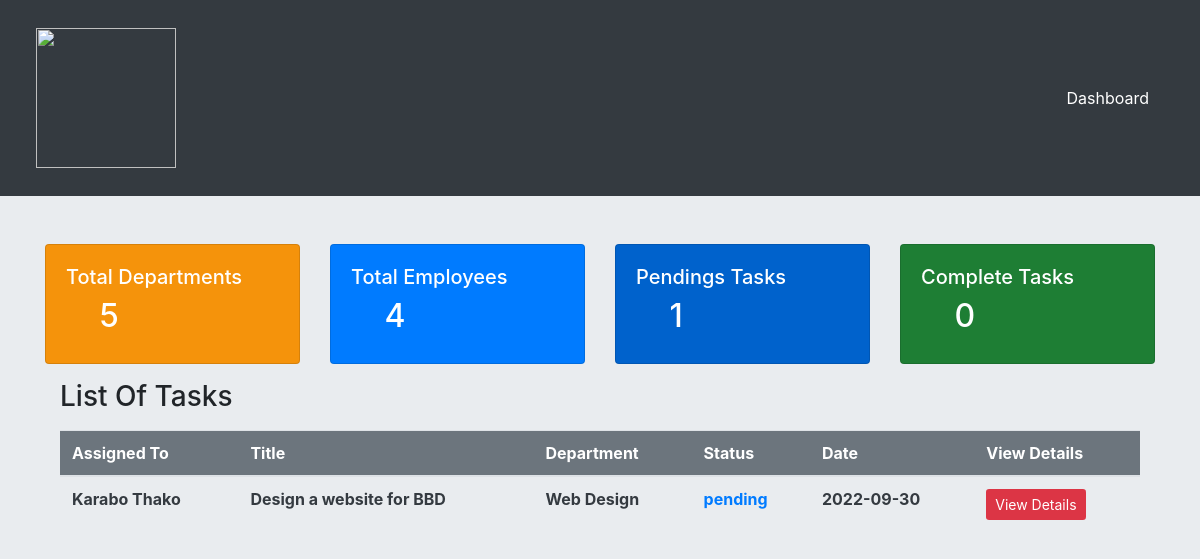
/employeeDashboard.php (signed in), run on the app's committed database.
### tables this page shows
CREATE TABLE `tasks` (
  `taskId` int(11) NOT NULL,
  `taskTitle` varchar(255) NOT NULL,
  `taskDescription` varchar(255) NOT NULL,
  `taskDepartment` varchar(255) NOT NULL,
  `assignedUser` varchar(255) NOT NULL,
  `taskStatus` varchar(255) NOT NULL,
  `taskDate` varchar(255) NOT NULL,
  `assignedUserEmail` varchar(255) NOT NULL
);

### employeedashboard.php (the view, shortened to what this page needs)
<?php
	require("connection.php");
	$employee_ref_username = $_SESSION['employeeUsername'];
	$depTbl = "departments";
	$depSql = "SELECT * FROM $depTbl";
	$depQuery = mysqli_query($connection,$depSql);
	$numOfDep = mysqli_num_rows($depQuery);
	$employeeTbl = "employees";
	$empSql = "SELECT * FROM $employeeTbl";
	$empQuery = mysqli_query($connection,$empSql);
	$numOfEmployees = mysqli_num_rows($empQuery);
	$taskTbl = "tasks";
	$pendingTasksSql = "SELECT taskStatus FROM $taskTbl WHERE taskStatus='pending' AND assignedUserEmail ='$employee_ref_username';";
	$pendingTasksQuery = mysqli_query($connection,$pendingTasksSql);
	$numOfPendingTasks = mysqli_num_rows($pendingTasksQuery);
	$taskTbl = "tasks";
	$completeTasksSql = "SELECT taskStatus FROM $taskTbl WHERE taskStatus='complete' AND assignedUserEmail ='$employee_ref_username';";
	$completeTasksQuery = mysqli_query($connection,$completeTasksSql);
	$numOfCompleteTasks = mysqli_num_rows($completeTasksQuery);
?>
<html lang="en">
	<head>
		<link href="css/bootstrap.min.css" rel="stylesheet"/>
		<link href="css/all.min.css" rel="stylesheet"/>
		<link href="css/style.css" rel="stylesheet"/>
	</head>
	<body>
		<div class="nav-wrapper  bg-dark text-white">
			<div class="container nav-child-wrapper d-flex align-items-center">
				<div class="logo-wrapper text-center">
					<li class="nav-link">
						<a href="#">
							<img src="images/logo.png" height="180" class=" logo"/>
						</a>
					</li>
				</div>
				<div class="list-items-wrapper text-center container d-none d-sm-none d-md-flex justify-content-end">
					<li class="nav-link">
						<a href="employeedashboard.php" class="text-white">
							Dashboard
						</a>
					</li>
				</div>
			</div>
		</div>
		<div class="dashboard-wrapper">
			<div class="dashboard-child-wrapper container py-5">
				<div class="dashboard-content row">
					<div class="col-12 col-sm-12 col-md-3">
						<div class="card tot_department-card d-flex h-100">
							<div class="card-body">
								<h5 class="tot_department_caption text-white">Total Departments</h5>
								<h2 class="text-white dep_num_caption">
									<i class="fa-solid fa-users-gear"></i>
									<?php echo($numOfDep) ?>
								</h2>
							</div>
						</div>
					</div>
					<div class="col-12 col-sm-12 col-md-3">
						<div class="card tot_employees_card d-flex h-100 bg-primary">
							<div class="card-body">
								<h5 class="tot_employees_caption text-white">
									Total Employees
								</h5>
								<h2 class="text-white dep_num_caption">
									<i class="fa-solid fa-user-tie"></i>
									<?php echo($numOfEmployees) ?>
								</h2>
							</div>
						</div>
					</div>
					<div class="col-12 col-sm-12 col-md-3">
						<div class="card pending_task_card d-flex h-100">
							<div class="card-body">
								<h5 class="pending_task_caption text-white">Pendings Tasks</h5>
								<h2 class="text-white pending_tasks_caption">
									<i class="fa-solid fa-clipboard-list"></i>
									<?php echo($numOfPendingTasks) ?>
								</h2>
							</div>
						</div>
					</div>
					<div class="col-12 col-sm-12 col-md-3">
						<div class="card complete_tasks_card d-flex h-100">
							<div class="card-body">
								<h5 class="complete_task_caption text-white">Complete Tasks</h5>
								<h2 class="text-white complete_task_caption">
									<i class="fa-solid fa-list-check"></i>
									<?php echo($numOfCompleteTasks) ?>
								</h2>
							</div>
						</div>
					</div>
				</div>
				<div class="table-wrapper py-2 container-fluid" style="overflow-x:auto;">
					<h3 class="mt-2">List Of Tasks</h3>
					<table class="table mt-3" style="border-collapse:collapse">
						<thead class="bg-secondary">
							<tr>
								<th class="text-white"  scope="col">Assigned To</th>
								<th class="text-white"  scope="col">Title</th>
								<th class="text-white"  scope="col">Department</th>
								<th class="text-white"  scope="col">Status</th>
								<th class="text-white"  scope="col">Date</th>
								<th class="text-white" scope="col">View Details</th>
							</tr>
						</thead>
						<tbody>
							<?php
								$sql = "SELECT * FROM $taskTbl WHERE assignedUserEmail = '$employee_ref_username'";
								$results = mysqli_query($connection,$sql);
								if(mysqli_num_rows($results)>0){
									while($row = mysqli_fetch_assoc($results)){
										$taskTitle = $row['taskTitle'];
										$taskDepartment = $row['taskDepartment'];
										$assignedTo = $row['assignedUser'];
										$taskStatus = $row['taskStatus'];
										$taskDate = $row['taskDate'];
							?>
								<tr>
									<form action="<?php echo(htmlspecialchars($_SERVER['PHP_SELF'])) ?>" method="post">
										<div class="tableValues">
											<td class="text-dark font-weight-bold" id="">
												<?php echo($assignedTo) ?>
											</td>
											<td class="text-dark font-weight-bold" id="">
												<?php echo($taskTitle) ?>
											</td>
											<td class="text-dark font-weight-bold" id="">
												<?php echo($taskDepartment) ?>
											</td>
											<?php
												if($taskStatus=="complete"){
													$taskStatusColor = "text-success";
												}
												else{
													$taskStatusColor = "text-primary";
												}
											?>
											<td class="font-weight-bold <?php echo($taskStatusColor) ?>" id="">
												<?php echo($taskStatus) ?>
											</td>
											<td class="text-dark font-weight-bold" id="">
												<?php echo($taskDate) ?>
											</td>
											<td class="text-dark">
												<form action="<?php echo(htmlspecialchars($_SERVER['PHP_SELF'])) ?>" method="post">
													<input type="submit" class="btn btn-sm bg-danger text-white" value="View Details" name="detailedBtn" />
												</form>
											</td>
										</div>
									</form>
								</tr>
							<?php
									}
								}
							?>
						</tbody>
					</table>
				</div>
			</div>
		</div>
	</body>
</html>

### css/style.css (style rules this page uses)
* { margin:0; padding:0; list-style:none; text-decoration:none; }
body { background-color:#e9ecef; }
.nav-child-wrapper { max-width:1600px; padding:20px; }
.logo { height:140px; }
.tot_department-card { background-color:#f5930b !important; }
.tot_employees_card { background-color:#bd2130; }
.pending_task_card { background-color:#0062cc; }
.complete_tasks_card { background-color:#1e7e34; }

### data on the page
tasks: assignedUser "Karabo Thako", taskTitle "Design a website for BBD", taskDepartment "Web Design", taskStatus "pending", taskDate "2022-09-30"

### other printed values
$numOfDep "5"
$numOfEmployees "4"
$numOfPendingTasks "1"
$numOfCompleteTasks "0"
